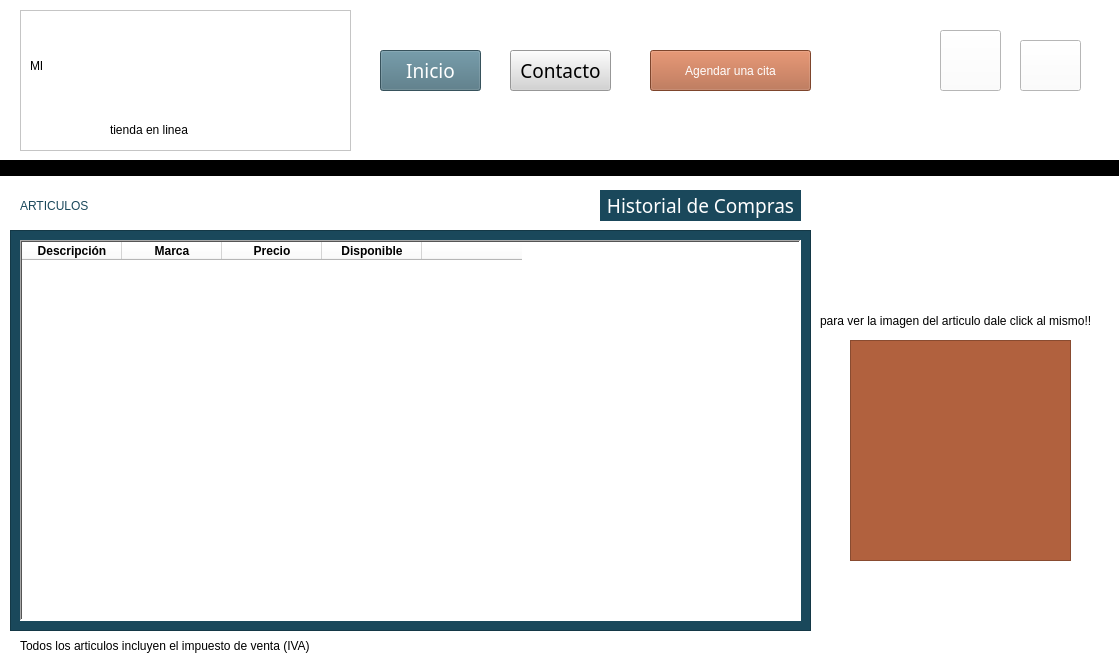
<?xml version="1.0" encoding="UTF-8"?>
<ui version="4.0">
 <class>Form</class>
 <widget class="QWidget" name="Form">
  <property name="geometry">
   <rect>
    <x>0</x>
    <y>0</y>
    <width>1119</width>
    <height>656</height>
   </rect>
  </property>
  <property name="windowTitle">
   <string>Form</string>
  </property>
  <property name="styleSheet">
   <string notr="true">background-color: rgb(255, 255, 255);</string>
  </property>
  <widget class="QPushButton" name="pushButton">
   <property name="geometry">
    <rect>
     <x>380</x>
     <y>50</y>
     <width>101</width>
     <height>41</height>
    </rect>
   </property>
   <property name="font">
    <font>
     <family>Bauhaus 93</family>
     <pointsize>14</pointsize>
     <italic>false</italic>
     <bold>false</bold>
    </font>
   </property>
   <property name="styleSheet">
    <string notr="true">background-color: rgb(77, 115, 129);
font: 14pt &quot;Bauhaus 93&quot;;
border-color: rgb(170, 0, 255);
color: rgb(255, 255, 255);</string>
   </property>
   <property name="text">
    <string>Inicio</string>
   </property>
   <property name="autoDefault">
    <bool>false</bool>
   </property>
   <property name="default">
    <bool>false</bool>
   </property>
   <property name="flat">
    <bool>false</bool>
   </property>
  </widget>
  <widget class="QPushButton" name="pushButton_2">
   <property name="geometry">
    <rect>
     <x>510</x>
     <y>50</y>
     <width>101</width>
     <height>41</height>
    </rect>
   </property>
   <property name="font">
    <font>
     <family>Bauhaus 93</family>
     <pointsize>14</pointsize>
     <italic>false</italic>
     <bold>false</bold>
    </font>
   </property>
   <property name="styleSheet">
    <string notr="true">color: rgb(0, 0, 0);
background-color: rgb(211, 211, 211);
font: 14pt &quot;Bauhaus 93&quot;;
border-color: rgb(170, 0, 255);</string>
   </property>
   <property name="text">
    <string>Contacto</string>
   </property>
  </widget>
  <widget class="QPushButton" name="pushButton_3">
   <property name="geometry">
    <rect>
     <x>650</x>
     <y>50</y>
     <width>161</width>
     <height>41</height>
    </rect>
   </property>
   <property name="styleSheet">
    <string notr="true">font: 14pt &quot;Bauhaus 93&quot;;
border-color: rgb(170, 0, 255);
color: rgb(255, 255, 255);
background-color: rgb(177, 97, 62);</string>
   </property>
   <property name="text">
    <string>Agendar una cita</string>
   </property>
  </widget>
  <widget class="QFrame" name="frame">
   <property name="geometry">
    <rect>
     <x>10</x>
     <y>230</y>
     <width>801</width>
     <height>401</height>
    </rect>
   </property>
   <property name="styleSheet">
    <string notr="true">background-color: rgb(26, 72, 91);</string>
   </property>
   <property name="frameShape">
    <enum>QFrame::StyledPanel</enum>
   </property>
   <property name="frameShadow">
    <enum>QFrame::Raised</enum>
   </property>
   <widget class="QTableWidget" name="tableWidget">
    <property name="geometry">
     <rect>
      <x>10</x>
      <y>10</y>
      <width>781</width>
      <height>381</height>
     </rect>
    </property>
    <property name="autoFillBackground">
     <bool>false</bool>
    </property>
    <property name="styleSheet">
     <string notr="true">background-color: rgb(255, 255, 255);
border-bottom-color: rgb(0, 0, 0);
border-color: rgb(0, 0, 0);
color: rgb(0, 0, 0);
font: 12pt &quot;Segoe MDL2 Assets&quot;;</string>
    </property>
    <property name="frameShape">
     <enum>QFrame::WinPanel</enum>
    </property>
    <property name="lineWidth">
     <number>8</number>
    </property>
    <property name="midLineWidth">
     <number>4</number>
    </property>
    <property name="alternatingRowColors">
     <bool>false</bool>
    </property>
    <property name="wordWrap">
     <bool>true</bool>
    </property>
    <column>
     <property name="text">
      <string>Descripción</string>
     </property>
     <property name="font">
      <font>
       <bold>true</bold>
      </font>
     </property>
     <property name="foreground">
      <brush brushstyle="NoBrush">
       <color alpha="255">
        <red>170</red>
        <green>0</green>
        <blue>0</blue>
       </color>
      </brush>
     </property>
    </column>
    <column>
     <property name="text">
      <string>Marca</string>
     </property>
     <property name="font">
      <font>
       <bold>true</bold>
      </font>
     </property>
     <property name="foreground">
      <brush brushstyle="NoBrush">
       <color alpha="255">
        <red>0</red>
        <green>170</green>
        <blue>255</blue>
       </color>
      </brush>
     </property>
    </column>
    <column>
     <property name="text">
      <string>Precio</string>
     </property>
     <property name="font">
      <font>
       <bold>true</bold>
      </font>
     </property>
    </column>
    <column>
     <property name="text">
      <string>Disponible</string>
     </property>
     <property name="font">
      <font>
       <bold>true</bold>
      </font>
     </property>
    </column>
    <column>
     <property name="text">
      <string/>
     </property>
    </column>
   </widget>
  </widget>
  <widget class="QFrame" name="frame_2">
   <property name="geometry">
    <rect>
     <x>20</x>
     <y>10</y>
     <width>331</width>
     <height>141</height>
    </rect>
   </property>
   <property name="frameShape">
    <enum>QFrame::StyledPanel</enum>
   </property>
   <property name="frameShadow">
    <enum>QFrame::Raised</enum>
   </property>
   <widget class="QLabel" name="label">
    <property name="geometry">
     <rect>
      <x>10</x>
      <y>10</y>
      <width>311</width>
      <height>91</height>
     </rect>
    </property>
    <property name="styleSheet">
     <string notr="true">color: rgb(0, 0, 0);
font: 38pt &quot;Showcard Gothic&quot;;</string>
    </property>
    <property name="text">
     <string>MI              PET</string>
    </property>
   </widget>
   <widget class="QLabel" name="label_2">
    <property name="geometry">
     <rect>
      <x>70</x>
      <y>10</y>
      <width>141</width>
      <height>101</height>
     </rect>
    </property>
    <property name="text">
     <string/>
    </property>
    <property name="pixmap">
     <pixmap>../../../Users/fmele/OneDrive/Desktop/mipet2.jpg</pixmap>
    </property>
    <property name="scaledContents">
     <bool>true</bool>
    </property>
    <property name="wordWrap">
     <bool>false</bool>
    </property>
   </widget>
   <widget class="QLabel" name="label_3">
    <property name="geometry">
     <rect>
      <x>90</x>
      <y>110</y>
      <width>151</width>
      <height>20</height>
     </rect>
    </property>
    <property name="styleSheet">
     <string notr="true">font: 14pt &quot;Forte&quot;;
color: rgb(0, 0, 0);</string>
    </property>
    <property name="text">
     <string>tienda en linea</string>
    </property>
   </widget>
  </widget>
  <widget class="QLabel" name="label_4">
   <property name="geometry">
    <rect>
     <x>20</x>
     <y>190</y>
     <width>141</width>
     <height>31</height>
    </rect>
   </property>
   <property name="styleSheet">
    <string notr="true">font: 25pt &quot;Tw Cen MT Condensed Extra Bold&quot;;
color: rgb(26, 72, 91);
</string>
   </property>
   <property name="text">
    <string>ARTICULOS</string>
   </property>
  </widget>
  <widget class="QFrame" name="frame_3">
   <property name="geometry">
    <rect>
     <x>-10</x>
     <y>160</y>
     <width>1131</width>
     <height>16</height>
    </rect>
   </property>
   <property name="styleSheet">
    <string notr="true">background-color: rgb(0, 0, 0);</string>
   </property>
   <property name="frameShape">
    <enum>QFrame::StyledPanel</enum>
   </property>
   <property name="frameShadow">
    <enum>QFrame::Raised</enum>
   </property>
  </widget>
  <widget class="QFrame" name="frame_4">
   <property name="geometry">
    <rect>
     <x>850</x>
     <y>340</y>
     <width>221</width>
     <height>221</height>
    </rect>
   </property>
   <property name="styleSheet">
    <string notr="true">background-color: rgb(177, 97, 62);</string>
   </property>
   <property name="frameShape">
    <enum>QFrame::StyledPanel</enum>
   </property>
   <property name="frameShadow">
    <enum>QFrame::Raised</enum>
   </property>
  </widget>
  <widget class="QLabel" name="label_7">
   <property name="geometry">
    <rect>
     <x>1080</x>
     <y>20</y>
     <width>31</width>
     <height>31</height>
    </rect>
   </property>
   <property name="styleSheet">
    <string notr="true">font: 900 15pt &quot;Segoe UI Black&quot;;
color: rgb(0, 188, 0);</string>
   </property>
   <property name="text">
    <string/>
   </property>
   <property name="scaledContents">
    <bool>true</bool>
   </property>
   <property name="wordWrap">
    <bool>true</bool>
   </property>
  </widget>
  <widget class="QPushButton" name="pushButton_4">
   <property name="geometry">
    <rect>
     <x>940</x>
     <y>30</y>
     <width>61</width>
     <height>61</height>
    </rect>
   </property>
   <property name="minimumSize">
    <size>
     <width>31</width>
     <height>31</height>
    </size>
   </property>
   <property name="styleSheet">
    <string notr="true">border-color: rgb(0, 0, 0);</string>
   </property>
   <property name="text">
    <string/>
   </property>
   <property name="icon">
    <iconset>
     <normaloff>../../../Users/fmele/OneDrive/Desktop/OIP.jpg</normaloff>../../../Users/fmele/OneDrive/Desktop/OIP.jpg</iconset>
   </property>
   <property name="iconSize">
    <size>
     <width>55</width>
     <height>55</height>
    </size>
   </property>
  </widget>
  <widget class="QPushButton" name="pushButton_5">
   <property name="geometry">
    <rect>
     <x>1020</x>
     <y>40</y>
     <width>61</width>
     <height>51</height>
    </rect>
   </property>
   <property name="minimumSize">
    <size>
     <width>31</width>
     <height>31</height>
    </size>
   </property>
   <property name="text">
    <string/>
   </property>
   <property name="icon">
    <iconset>
     <normaloff>../../../Users/fmele/OneDrive/Desktop/shopping_cart_PNG38.png</normaloff>../../../Users/fmele/OneDrive/Desktop/shopping_cart_PNG38.png</iconset>
   </property>
   <property name="iconSize">
    <size>
     <width>55</width>
     <height>55</height>
    </size>
   </property>
  </widget>
  <widget class="QLabel" name="label_5">
   <property name="geometry">
    <rect>
     <x>20</x>
     <y>635</y>
     <width>451</width>
     <height>21</height>
    </rect>
   </property>
   <property name="styleSheet">
    <string notr="true">color: rgb(0, 0, 0);
font: 11pt &quot;Showcard Gothic&quot;;</string>
   </property>
   <property name="text">
    <string>Todos los articulos incluyen el impuesto de venta (IVA)</string>
   </property>
  </widget>
  <widget class="QLabel" name="label_6">
   <property name="geometry">
    <rect>
     <x>820</x>
     <y>310</y>
     <width>301</width>
     <height>21</height>
    </rect>
   </property>
   <property name="styleSheet">
    <string notr="true">color: rgb(0, 0, 0);
font: 11pt &quot;Tw Cen MT Condensed Extra Bold&quot;;</string>
   </property>
   <property name="text">
    <string>para ver la imagen del articulo dale click al mismo!!</string>
   </property>
  </widget>
  <widget class="QPushButton" name="pushButton_6">
   <property name="geometry">
    <rect>
     <x>600</x>
     <y>190</y>
     <width>201</width>
     <height>31</height>
    </rect>
   </property>
   <property name="font">
    <font>
     <family>Bauhaus 93</family>
     <pointsize>14</pointsize>
     <italic>false</italic>
     <bold>false</bold>
    </font>
   </property>
   <property name="styleSheet">
    <string notr="true">color: rgb(255, 255, 255);
background-color: rgb(26, 72, 91);
font: 14pt &quot;Bauhaus 93&quot;;
border-color: rgb(255, 0, 0);
border-radius: 20;</string>
   </property>
   <property name="text">
    <string>Historial de Compras</string>
   </property>
  </widget>
 </widget>
 <resources/>
 <connections/>
</ui>
